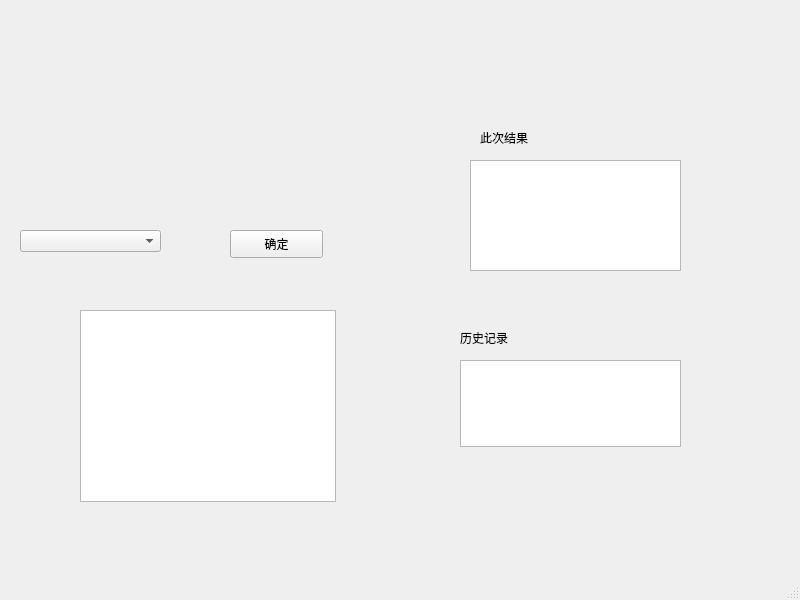
<?xml version="1.0" encoding="UTF-8"?>
<ui version="4.0">
 <class>MainWindow</class>
 <widget class="QMainWindow" name="MainWindow">
  <property name="geometry">
   <rect>
    <x>0</x>
    <y>0</y>
    <width>800</width>
    <height>600</height>
   </rect>
  </property>
  <property name="windowTitle">
   <string>MainWindow</string>
  </property>
  <widget class="QWidget" name="centralwidget">
   <widget class="QComboBox" name="comboBox_zhengze">
    <property name="geometry">
     <rect>
      <x>20</x>
      <y>230</y>
      <width>141</width>
      <height>22</height>
     </rect>
    </property>
   </widget>
   <widget class="QPushButton" name="pushButton_zhengze">
    <property name="geometry">
     <rect>
      <x>230</x>
      <y>230</y>
      <width>93</width>
      <height>28</height>
     </rect>
    </property>
    <property name="text">
     <string>确定</string>
    </property>
   </widget>
   <widget class="QTextEdit" name="textEdit">
    <property name="geometry">
     <rect>
      <x>470</x>
      <y>160</y>
      <width>211</width>
      <height>111</height>
     </rect>
    </property>
   </widget>
   <widget class="QTextEdit" name="textEdit_History">
    <property name="geometry">
     <rect>
      <x>460</x>
      <y>360</y>
      <width>221</width>
      <height>87</height>
     </rect>
    </property>
   </widget>
   <widget class="QLabel" name="label">
    <property name="geometry">
     <rect>
      <x>480</x>
      <y>130</y>
      <width>72</width>
      <height>15</height>
     </rect>
    </property>
    <property name="text">
     <string>此次结果</string>
    </property>
   </widget>
   <widget class="QLabel" name="label_2">
    <property name="geometry">
     <rect>
      <x>460</x>
      <y>330</y>
      <width>72</width>
      <height>15</height>
     </rect>
    </property>
    <property name="text">
     <string>历史记录</string>
    </property>
   </widget>
   <widget class="QTextBrowser" name="textBrowser">
    <property name="geometry">
     <rect>
      <x>80</x>
      <y>310</y>
      <width>256</width>
      <height>192</height>
     </rect>
    </property>
   </widget>
  </widget>
  <widget class="QMenuBar" name="menubar">
   <property name="geometry">
    <rect>
     <x>0</x>
     <y>0</y>
     <width>800</width>
     <height>26</height>
    </rect>
   </property>
  </widget>
  <widget class="QStatusBar" name="statusbar"/>
 </widget>
 <resources/>
 <connections/>
</ui>
